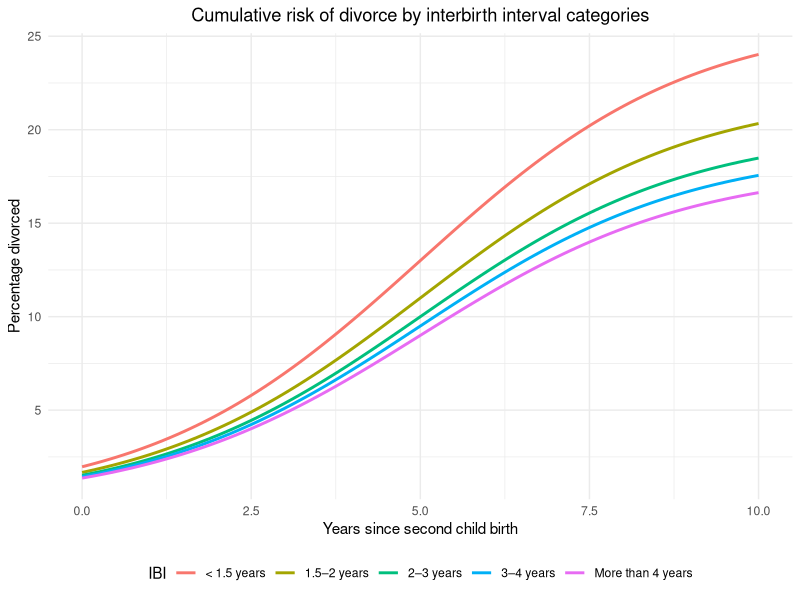

Source code (R):
## ---- chunk 1

library(ggplot2)
library(dplyr)
library(tidyr)
## ---- chunk 2
end_values <- c(
  `< 1.5 years` = 0.26,
  `1.5–2 years` = 0.22,
  `2–3 years` = 0.20,
  `3–4 years` = 0.19,
  `More than 4 years` = 0.18
)


logistic_curve <- function(time, max_val, k = 0.5, midpoint = 5) {
  max_val / (1 + exp(-k * (time - midpoint)))
}
## ---- chunk 3
data <- expand_grid(
  Years = seq(0, 10, by = 0.1),
  IBI = factor(names(end_values))
) %>%
  mutate(DivorceRate = logistic_curve(Years, max_val = end_values[IBI]))
## ---- chunk 4
ggplot(data, aes(x = Years, y = DivorceRate*100, color = IBI)) +
  geom_line(size=1) +
  labs(
    title = "Cumulative risk of divorce by interbirth interval categories",
    x = "Years since second child birth",
    y = "Percentage divorced"
  ) +
  theme_minimal()+
  theme(
    plot.title = element_text(hjust = 0.5), 
    legend.position = "bottom",
    )
